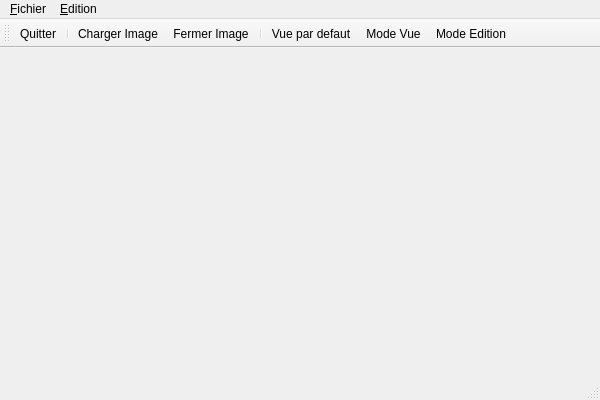
<?xml version="1.0" encoding="UTF-8"?>
<ui version="4.0">
 <class>MainWindow</class>
 <widget class="QMainWindow" name="MainWindow">
  <property name="geometry">
   <rect>
    <x>0</x>
    <y>0</y>
    <width>600</width>
    <height>400</height>
   </rect>
  </property>
  <property name="windowTitle">
   <string>Bio Tool 1</string>
  </property>
  <widget class="QWidget" name="mainWidget">
   <layout class="QGridLayout" name="gridLayout">
    <property name="margin">
     <number>0</number>
    </property>
    <item row="0" column="0">
     <widget class="ImageView" name="imageView" native="true"/>
    </item>
   </layout>
  </widget>
  <widget class="QMenuBar" name="menuBar">
   <property name="geometry">
    <rect>
     <x>0</x>
     <y>0</y>
     <width>600</width>
     <height>27</height>
    </rect>
   </property>
   <widget class="QMenu" name="menuFichier">
    <property name="title">
     <string>&amp;Fichier</string>
    </property>
    <addaction name="actLoadImage"/>
    <addaction name="actCloseImage"/>
    <addaction name="separator"/>
    <addaction name="actExit"/>
   </widget>
   <widget class="QMenu" name="menuEdition">
    <property name="title">
     <string>&amp;Edition</string>
    </property>
    <addaction name="actResetView"/>
    <addaction name="separator"/>
    <addaction name="actModeView"/>
    <addaction name="actModeEdit"/>
   </widget>
   <addaction name="menuFichier"/>
   <addaction name="menuEdition"/>
  </widget>
  <widget class="QStatusBar" name="statusBar"/>
  <widget class="QToolBar" name="toolBar">
   <property name="windowTitle">
    <string>toolBar</string>
   </property>
   <attribute name="toolBarArea">
    <enum>TopToolBarArea</enum>
   </attribute>
   <attribute name="toolBarBreak">
    <bool>false</bool>
   </attribute>
   <addaction name="actExit"/>
   <addaction name="separator"/>
   <addaction name="actLoadImage"/>
   <addaction name="actCloseImage"/>
   <addaction name="separator"/>
   <addaction name="actResetView"/>
   <addaction name="actModeView"/>
   <addaction name="actModeEdit"/>
  </widget>
  <action name="actLoadImage">
   <property name="icon">
    <iconset>
     <normaloff>:/icons/open</normaloff>:/icons/open</iconset>
   </property>
   <property name="text">
    <string>&amp;Charger Image</string>
   </property>
   <property name="iconVisibleInMenu">
    <bool>true</bool>
   </property>
  </action>
  <action name="actExit">
   <property name="icon">
    <iconset>
     <normaloff>:/icons/exit</normaloff>:/icons/exit</iconset>
   </property>
   <property name="text">
    <string>&amp;Quitter</string>
   </property>
   <property name="iconVisibleInMenu">
    <bool>true</bool>
   </property>
  </action>
  <action name="actModeView">
   <property name="checkable">
    <bool>true</bool>
   </property>
   <property name="icon">
    <iconset>
     <normaloff>:/icons/view</normaloff>:/icons/view</iconset>
   </property>
   <property name="text">
    <string>Mode &amp;Vue</string>
   </property>
   <property name="iconVisibleInMenu">
    <bool>true</bool>
   </property>
  </action>
  <action name="actModeEdit">
   <property name="checkable">
    <bool>true</bool>
   </property>
   <property name="icon">
    <iconset>
     <normaloff>:/icons/edit</normaloff>:/icons/edit</iconset>
   </property>
   <property name="text">
    <string>Mode &amp;Edition</string>
   </property>
   <property name="iconVisibleInMenu">
    <bool>true</bool>
   </property>
  </action>
  <action name="actCloseImage">
   <property name="icon">
    <iconset>
     <normaloff>:/icons/close</normaloff>:/icons/close</iconset>
   </property>
   <property name="text">
    <string>&amp;Fermer Image</string>
   </property>
   <property name="iconVisibleInMenu">
    <bool>true</bool>
   </property>
  </action>
  <action name="actResetView">
   <property name="icon">
    <iconset>
     <normaloff>:/icons/reset_view</normaloff>:/icons/reset_view</iconset>
   </property>
   <property name="text">
    <string>Vue par defaut</string>
   </property>
   <property name="iconVisibleInMenu">
    <bool>true</bool>
   </property>
  </action>
 </widget>
 <customwidgets>
  <customwidget>
   <class>ImageView</class>
   <extends>QWidget</extends>
   <header>imageView.h</header>
   <container>1</container>
  </customwidget>
 </customwidgets>
 <resources/>
 <connections/>
</ui>
